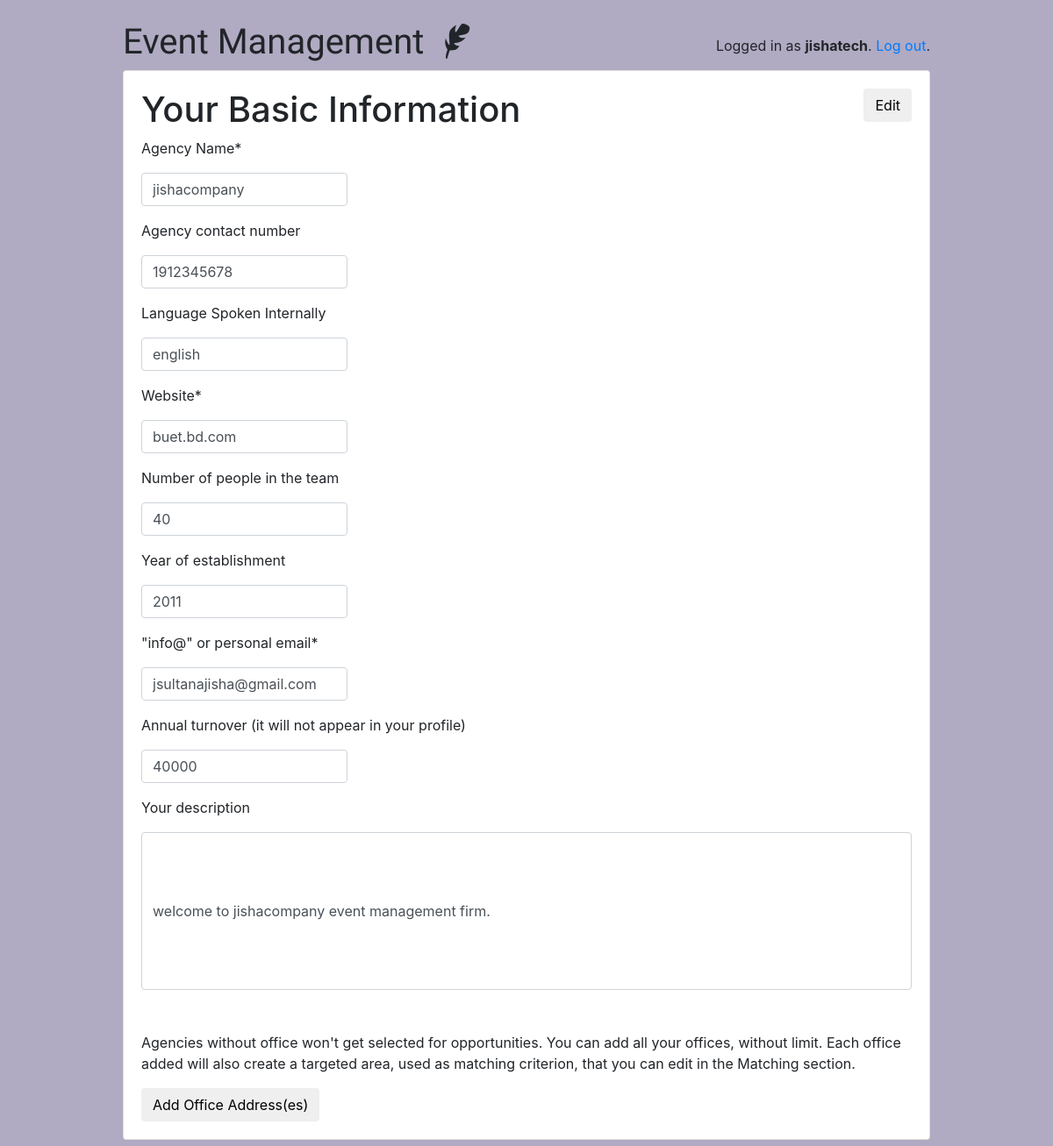
/agency/profile/profile_success/ (signed in), run on an earlier commit of the app's database.
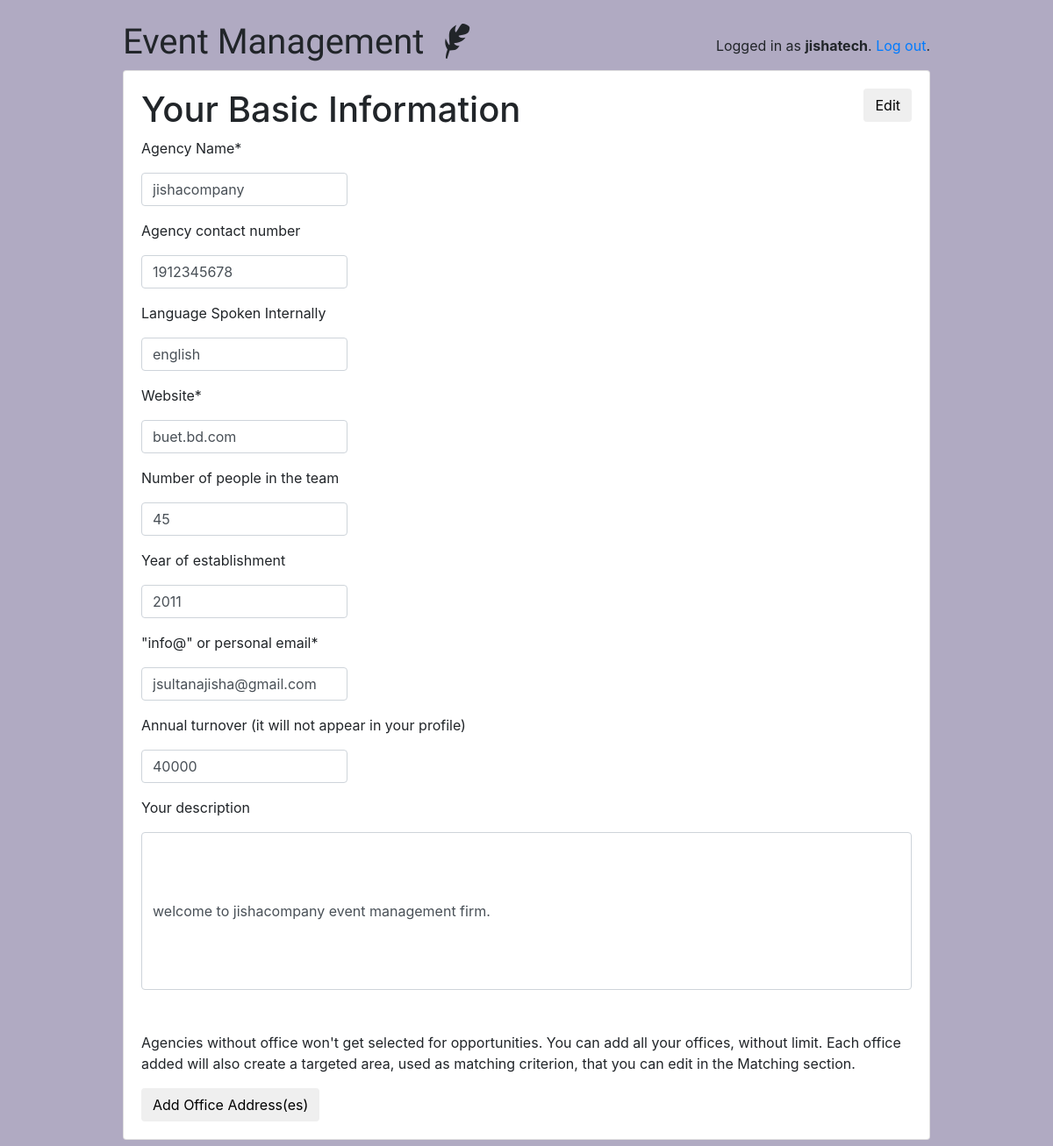
And on a later commit of the database.
### agency/models.py (models this page shows)
class Agency(models.Model):
    agent_username = models.CharField(max_length=255, unique=True, default="", blank=True, null=True)
    agent_email = models.EmailField(max_length=255, default="", blank=True, null=True)
    agency_company_name = models.CharField(max_length=255, default="", blank=True, null=True)
    agency_company_website = models.CharField(max_length=255, default="", blank=True, null=True)
    agency_establish_time = models.IntegerField(default="", blank=True, null=True)
    agency_employee_number = models.IntegerField(default="", blank=True, null=True)
    agency_annual_turnover = models.IntegerField(default="", blank=True, null=True)
    agency_member_type = models.CharField(max_length=255, default="", blank=True, null=True)
    agency_description = models.CharField(max_length=2083, default="", blank=True, null=True)
    agency_logo = models.ImageField(upload_to='images/', default="", blank=True, null=True)
    agency_language = models.CharField(max_length=255, default="", blank=True, null=True)
    agency_contact_number = models.IntegerField(default="", blank=True, null=True)
    agency_studio_size = models.CharField(max_length=255, default=None, blank=True, null=True)
    date_added = models.DateTimeField(default=datetime.now, blank=True)
    agency_past_work = models.CharField(max_length=255, default="", blank=True, null=True)
    objects = AgencyManager()

### agency/views.py (the view)
# urls.py: path('profile_success/', agency_success, name='agency_success'),
def agency_success(request):
    value = Agency.objects.filter(agent_username=request.user.username).order_by('-id')[0]
    return render(request, 'agency_post.html', {'value': value}, )

### agency/models.py (called while the page is built)
    def get_queryset(self):
        return AgencyQuerySet(self.model, using=self._db)

### agency/templates/agency_post.html (shortened to what this page needs)
{% extends "base.html" %}
{% block content %}
        <a href="{% url 'edit_post' %}">
            <button type="button" class="btn btn-default" style="float: right;">
                Edit
            </button>
        </a>
        <h1>Your Basic Information</h1>
        <td>
            <p>Agency Name*</p>
            <input type="text" name="agency_company_name" class="form-control" placeholder="Desired agency name"
                   style="width:235px;" value="{{ value.agency_company_name }}">
        </td>
        <td>
            <p>Agency contact number</p>
            <input type="text" name="agency_contact_number" class="form-control" placeholder="Agency contact number"
                   style="width:235px;" value="{{ value.agency_contact_number }}">
        </td>
        <td>
            <p>Language Spoken Internally</p>
            <input type="text" name="agency_language" class="form-control" placeholder="Desired internal language"
                   style="width:235px;" value="{{ value.agency_language }}">
        </td>
        <td>
            <p>Website*</p>
            <input type="text" name="agency_company_website" class="form-control" placeholder="Desired website"
                   style="width:235px;" value="{{ value.agency_company_website }}">
        </td>
        <td>
            <p>Number of people in the team</p>
            <input type="text" name="agency_employee_number" class="form-control" placeholder="Desired employee number"
                   style="width:235px;" value="{{ value.agency_employee_number }}">
        </td>
        <td>
            <p>Year of establishment</p>
            <input type="text" name="agency_establish_time" class="form-control" placeholder="Year of establishment"
                   style="width:235px;" value="{{ value.agency_establish_time }}">
        </td>
        <td>
            <p>"info@" or personal email*</p>
            <input type="text" name="agent_email" class="form-control" placeholder="Personal email"
                   style="width:235px;" value="{{ value.agent_email }}">
        </td>
        <td>
            <p>Annual turnover (it will not appear in your profile)</p>
            <input type="text" name="agency_annual_turnover" class="form-control" placeholder="Annual turnover"
                   style="width:235px;" value="{{ value.agency_annual_turnover }}">
        </td>
        <td>
            <p>Your description</p>
            <input type="text" name="agency_description" class="form-control" placeholder="Tell client about your agency"
                   style="height:180px;" value="{{ value.agency_description }}">
        </td>
        <br>
            <p>
            <br>
            Agencies without office won't get selected for opportunities. You can add all your offices, without limit. Each office added will also create a targeted area, used as matching criterion, that you can edit in the Matching section.</p>
        <a href="{% url 'agency_contact_success' %}">
            <button type="button" class="btn btn-default" style="float: left;">
                Add Office Address(es)
            </button>
        </a>
{% endblock %}

What changed in the data, as far as the page shows it:
changed Agency "jishacompany": agency_employee_number "40" → "45"
